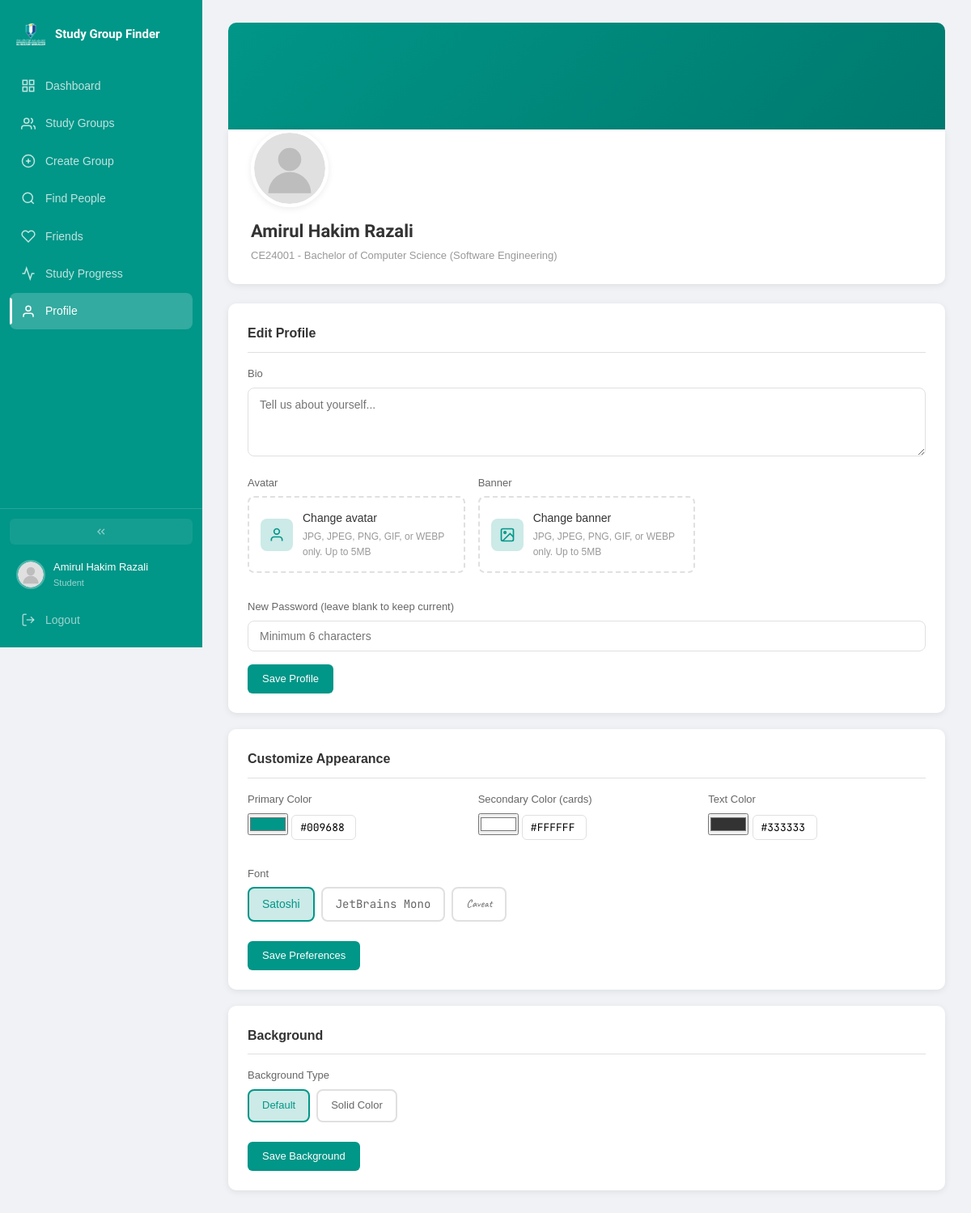
/php/profile/index.php (signed in), run on the app's committed database.
### tables this page shows
CREATE TABLE IF NOT EXISTS users (
    id INT AUTO_INCREMENT PRIMARY KEY,
    matric_id VARCHAR(20) UNIQUE NOT NULL,
    full_name VARCHAR(100) NOT NULL,
    password VARCHAR(255) NOT NULL,
    role ENUM('Student','Admin') DEFAULT 'Student',
    approved TINYINT(1) NOT NULL DEFAULT 1,
    program VARCHAR(100),
    bio TEXT,
    avatar VARCHAR(255),
    banner VARCHAR(255),
    primary_color VARCHAR(7) DEFAULT '#009688',
    secondary_color VARCHAR(7) DEFAULT '#ffffff',
    text_color VARCHAR(7) DEFAULT '#333333',
    font_choice VARCHAR(30) DEFAULT 'Satoshi',
    card_style VARCHAR(20) DEFAULT 'plain',
    bg_type VARCHAR(20) DEFAULT 'default',
    bg_color VARCHAR(7) DEFAULT '#f0f2f5',
    bg_image VARCHAR(255),
    last_active DATETIME,
    banned_until DATETIME,
    ban_reason TEXT,
    muted_until DATETIME,
    created_at TIMESTAMP DEFAULT CURRENT_TIMESTAMP
);

### php/core/auth.php (called while the page is built, shortened)
<?php
function base_url(): string {
    $script = $_SERVER['SCRIPT_NAME'] ?? '';
    $pos = strrpos($script, '/php/');
    if ($pos !== false) {
        return substr($script, 0, $pos);
    }
    return '';
}
function e(?string $val): string {
    return htmlspecialchars($val ?? '', ENT_QUOTES, 'UTF-8');
}
function avatar_url(?string $avatar): string {
    return base_url() . '/css/default_avatar.svg';
}
function banner_url(?string $banner): string {
    return '';
}

### php/profile/index.php (the view, shortened to what this page needs)
<?php
require_once __DIR__ . '/../core/auth.php';
require_once __DIR__ . '/../core/db.php';
require_once __DIR__ . '/../core/layout.php';
$uid = current_user_id();
$stmt = $pdo->prepare('SELECT * FROM users WHERE id = ?');
$stmt->execute([$uid]);
$user = $stmt->fetch();
$banner = banner_url($user['banner']);
?>
<main class="main_content">
    <?php if ($banner): ?>
    <img src="<?= $banner ?>" alt="" class="profile_banner">
    <?php else: ?>
    <div class="profile_banner"></div>
    <?php endif; ?>
    <div class="profile_header">
        <div class="profile_avatar_wrap">
            <img src="<?= avatar_url($user['avatar']) ?>" alt="" class="profile_avatar">
        </div>
        <h1 class="profile_name"><?= e($user['full_name']) ?></h1>
        <span class="profile_matric"><?= e($user['matric_id']) ?> <?= $user['program'] ? '- ' . e($user['program']) : '' ?></span>
    </div>
    <div class="profile_section">
        <h3 class="profile_section_title">Edit Profile</h3>
        <form method="POST" enctype="multipart/form-data">
            <div class="field_group">
                <label class="field_label">Bio</label>
                <textarea class="field_textarea" name="bio" rows="3" placeholder="Tell us about yourself..."><?= e($user['bio'] ?? '') ?></textarea>
            </div>
            <div class="pref_row">
                <div class="field_group">
                    <label class="field_label">Avatar</label>
                    <div class="file_upload">
                        <div class="file_upload_icon">
                            <svg width="20" height="20" viewBox="0 0 24 24" fill="none" stroke="currentColor" stroke-width="2"><path d="M20 21v-2a4 4 0 00-4-4H8a4 4 0 00-4 4v2"/><circle cx="12" cy="7" r="4"/></svg>
                        </div>
                        <div class="file_upload_text">
                            <span class="file_upload_label">Change avatar</span>
                            <span class="file_upload_hint">JPG, JPEG, PNG, GIF, or WEBP only. Up to 5MB</span>
                        </div>
                    </div>
                </div>
                <div class="field_group">
                    <label class="field_label">Banner</label>
                    <div class="file_upload">
                        <div class="file_upload_icon">
                            <svg width="20" height="20" viewBox="0 0 24 24" fill="none" stroke="currentColor" stroke-width="2"><rect x="3" y="3" width="18" height="18" rx="2" ry="2"/><circle cx="8.5" cy="8.5" r="1.5"/><polyline points="21 15 16 10 5 21"/></svg>
                        </div>
                        <div class="file_upload_text">
                            <span class="file_upload_label">Change banner</span>
                            <span class="file_upload_hint">JPG, JPEG, PNG, GIF, or WEBP only. Up to 5MB</span>
                        </div>
                    </div>
                </div>
            </div>
            <div class="field_group">
                <label class="field_label">New Password (leave blank to keep current)</label>
                <input class="field_input" type="password" name="new_password" placeholder="Minimum 6 characters">
            </div>
            <button type="submit" class="btn btn_primary">Save Profile</button>
        </form>
    </div>
    <div class="profile_section">
        <h3 class="profile_section_title">Customize Appearance</h3>
        <form method="POST">
            <div class="pref_row">
                <div class="field_group">
                    <label class="field_label">Primary Color</label>
                    <div class="color_sync_group">
                        <input type="color" name="primary_color" class="color_sync_picker" value="<?= e($user['primary_color'] ?? '#009688') ?>">
                        <input type="text" class="color_hex_input color_sync_hex" value="<?= e($user['primary_color'] ?? '#009688') ?>" maxlength="7" spellcheck="false">
                    </div>
                </div>
                <div class="field_group">
                    <label class="field_label">Secondary Color (cards)</label>
                    <div class="color_sync_group">
                        <input type="color" name="secondary_color" class="color_sync_picker" value="<?= e($user['secondary_color'] ?? '#ffffff') ?>">
                        <input type="text" class="color_hex_input color_sync_hex" value="<?= e($user['secondary_color'] ?? '#ffffff') ?>" maxlength="7" spellcheck="false">
                    </div>
                </div>
                <div class="field_group">
                    <label class="field_label">Text Color</label>
                    <div class="color_sync_group">
                        <input type="color" name="text_color" class="color_sync_picker" value="<?= e($user['text_color'] ?? '#333333') ?>">
                        <input type="text" class="color_hex_input color_sync_hex" value="<?= e($user['text_color'] ?? '#333333') ?>" maxlength="7" spellcheck="false">
                    </div>
                </div>
            </div>
            <div class="field_group">
                <label class="field_label">Font</label>
                <div class="font_picker">
                    <?php
                    $fonts = ['Satoshi', 'JetBrains Mono', 'Caveat'];
                    $current_font = $user['font_choice'] ?? 'Satoshi';
                    foreach ($fonts as $f):
                    ?>
                    <label class="font_option<?= $current_font === $f ? ' active' : '' ?>" data-font="<?= $f ?>" style="font-family:'<?= $f ?>',sans-serif;">
                        <?= $f ?>
                    </label>
                    <?php endforeach; ?>
                </div>
            </div>
            <button type="submit" class="btn btn_primary" style="margin-top:8px;">Save Preferences</button>
        </form>
    </div>
    <div class="profile_section">
        <h3 class="profile_section_title">Background</h3>
        <form method="POST">
            <div class="field_group">
                <label class="field_label">Background Type</label>
                <div class="card_style_picker">
                    <?php $cur_bg = $user['bg_type'] ?? 'default'; ?>
                    <label class="card_style_option<?= $cur_bg === 'default' ? ' active' : '' ?>">
                        Default
                    </label>
                    <label class="card_style_option<?= $cur_bg === 'color' ? ' active' : '' ?>">
                        Solid Color
                    </label>
                </div>
            </div>
            <button type="submit" class="btn btn_primary" style="margin-top:8px;">Save Background</button>
        </form>
    </div>
</main>

### css/main.css (style rules this page uses)
*, *::before, *::after { margin: 0; padding: 0; box-sizing: border-box; }
:root { --primary: #009688; --primary-dark: #00796b; --primary-light: #e0f2f1; --secondary: #ffffff; --text: #333333; --text-light: #666666; --text-muted: #999999; --bg: #f0f2f5; --border: #e0e0e0; --success: #4caf50; --warning: #ff9800; --danger: #f44336; --font: 'Satoshi', sans-serif; --sidebar-width: 250px; --sidebar-collapsed: 68px; --radius: 10px; --shadow: 0 2px 8px rgba(0,0,0,.08); --shadow-lg: 0 8px 24px rgba(0,0,0,.12); --ease-out: cubic-bezier(.22,1,.36,1); --ease-spring: cubic-bezier(.34,1.56,.64,1); }
html { font-size: 15px; scroll-behavior: smooth; }
body { font-family: var(--font); background: var(--bg); color: var(--text); min-height: 100vh; line-height: 1.6; -webkit-font-smoothing: antialiased; }
img { max-width: 100%; display: block; }
input, button, textarea, select { font-family: inherit; font-size: inherit; }
.main_content { margin-left: var(--sidebar-width); padding: 28px 32px; min-height: 100vh; transition: margin-left 280ms var(--ease-out); }
.btn { display: inline-flex; align-items: center; justify-content: center; gap: 6px; padding: 9px 18px; border-radius: 6px; border: none; font-size: 13px; font-weight: 500; cursor: pointer; transition: background 150ms ease, transform 100ms ease, box-shadow 150ms ease; white-space: nowrap; text-decoration: none; line-height: 1.4; position: relative; overflow: hidden; }
.btn_primary { background: var(--primary); color: #fff; }
.field_label { display: block; font-size: 13px; font-weight: 500; color: var(--text-light); margin-bottom: 6px; }
.field_input, .field_textarea, .field_select { width: 100%; padding: 10px 14px; background: #fff; border: 1px solid var(--border); border-radius: 8px; color: var(--text); font-size: 14px; outline: none; transition: border-color 200ms ease, box-shadow 200ms ease; }
.field_textarea { resize: vertical; min-height: 80px; line-height: 1.5; }
.field_group { margin-bottom: 16px; }
.profile_banner { width: 100%; height: 180px; background: linear-gradient(135deg, var(--primary), var(--primary-dark)); border-radius: var(--radius) var(--radius) 0 0; object-fit: cover; object-position: center; }
.profile_header { background: var(--secondary); border-radius: 0 0 var(--radius) var(--radius); padding: 0 28px 24px; margin-bottom: 24px; box-shadow: var(--shadow); position: relative; }
.profile_avatar_wrap { margin-top: -48px; margin-bottom: 12px; }
.profile_avatar { width: 96px; height: 96px; border-radius: 50%; object-fit: cover; border: 4px solid var(--secondary); box-shadow: var(--shadow); }
.profile_name { font-size: 22px; font-weight: 700; }
.profile_matric { font-size: 13px; color: var(--text-muted); }
.profile_section { background: var(--secondary); border-radius: var(--radius); padding: 24px; box-shadow: var(--shadow); margin-bottom: 20px; animation: fade_up 400ms var(--ease-out) both; }
.profile_section_title { font-size: 16px; font-weight: 600; margin-bottom: 16px; padding-bottom: 10px; border-bottom: 1px solid var(--border); }
.pref_row { display: grid; grid-template-columns: repeat(auto-fill, minmax(200px, 1fr)); gap: 16px; margin-bottom: 16px; }
.color_hex_input { width: 80px; padding: 6px 10px; border: 1px solid var(--border); border-radius: 6px; font-size: 13px; font-family: 'JetBrains Mono', monospace; text-transform: uppercase; }

### data on the page
users: full_name "Amirul Hakim Razali", matric "CE24001", program "Bachelor of Computer Science (Software Engineering)", primary_color "#009688", secondary_color "#ffffff", text_color "#333333"

### other printed values
$name "Amirul Hakim Razali"
$role "Student"
$f "Satoshi"
$f "JetBrains Mono"
$f "Caveat"
